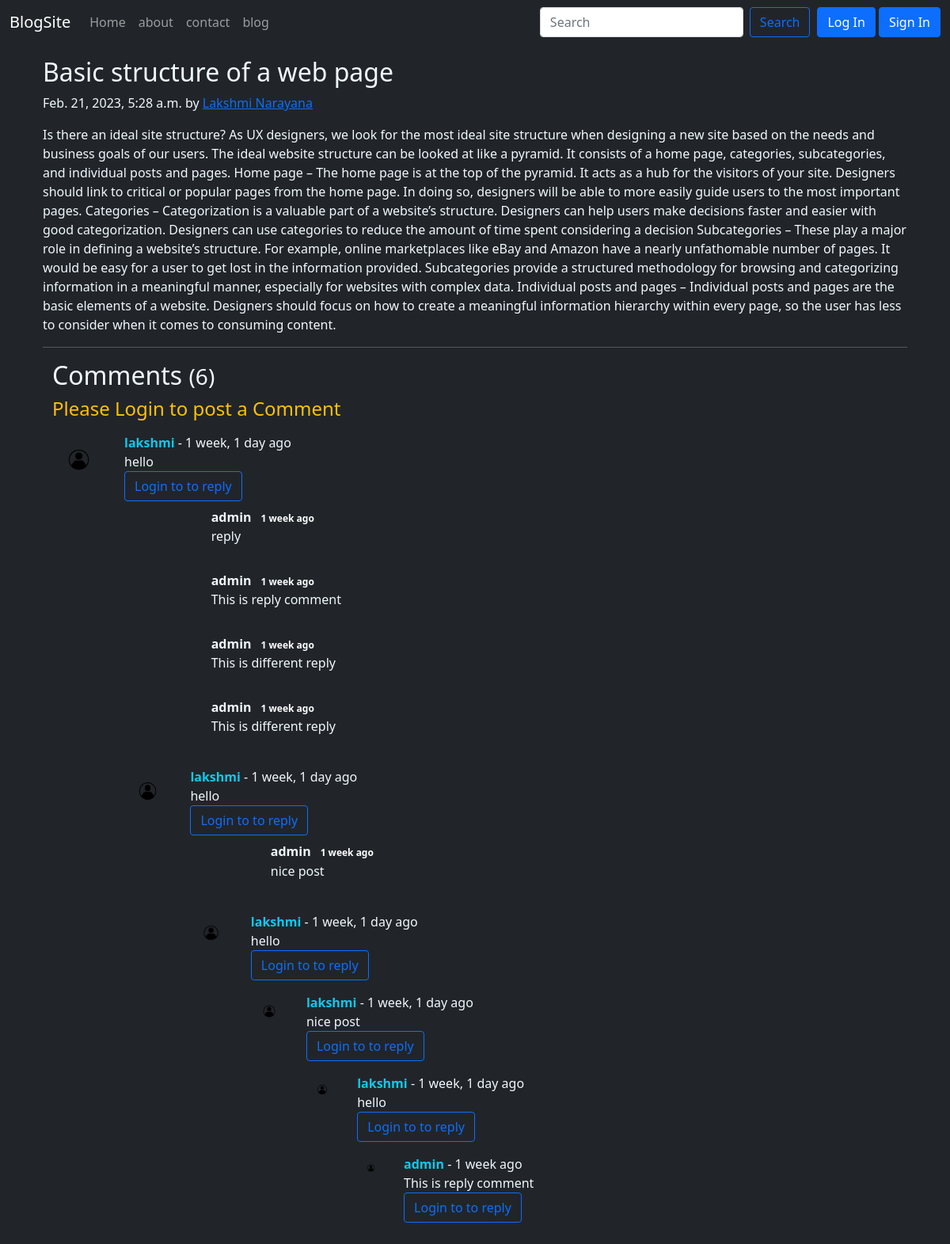
The page /blog/first-blog on the database its author committed.
### blog/models.py (models this page shows, shortened)
class Post(models.Model):
    sno = models.AutoField(primary_key=True)
    author= models.CharField(max_length=100)
    title=models.CharField(max_length=100)
    slug=models.CharField(max_length=140)
    timestamp=models.DateTimeField(blank=True)
    content=models.TextField()

class BlogComment(models.Model):
    sno=models.AutoField(primary_key=True)
    comment=models.TextField()
    user=models.ForeignKey(User,on_delete=models.CASCADE)
    post=models.ForeignKey(Post,on_delete=models.CASCADE)
    parent=models.ForeignKey('self', on_delete=models.CASCADE,null=True)
    timestamp=models.DateTimeField(auto_now=True)
    def __str__(self):
        return self.comment[:13]+" by"+" "+ self.user.username

### blog/views.py (the view)
# urls.py: path('<str:slug>',views.blogpost,name='blogpost'),
def blogpost(request,slug):
      post=Post.objects.filter(slug=slug).first()
      comments=BlogComment.objects.filter(post=post,parent=None)
      replies=BlogComment.objects.filter(post=post).exclude(parent=None)
      replyDict={}
      for reply in replies:
            if reply.parent.sno not in replyDict:
                  replyDict[reply.parent.sno]=[reply]
            else:
                  replyDict[reply.parent.sno].append(reply)
      print(replyDict)
      context={'post':post,'comments':comments , 'user': request.user, 'replyDict':replyDict}
      return render(request,'blog/blogpost.html',context)

### blog/templatetags/extras.py (called while the page is built)
@register.filter(name='get_reply')
def get_reply(dict,key):
    return dict.get(key)

### templates/blog/blogpost.html (shortened to what this page needs)
{% extends 'basics.html' %}
{% load humanize %}
{% block body %}
{% load extras %}
<div class="container my-3">
    <div class="blog-post">
        <h2 class="blog-post-title">
            {{post.title}}
        </h2>
        <p class="blog-post-meta">
            {{post.timestamp}} by <a href="#">{{post.author}}</a>
        </p>
        <p>{{post.content |safe}}</p>
        <hr>
    </div>
    <div class="container">
        <h2>Comments <small>({{comments.count}})</small></h2>
        {% if user.is_authenticated %}
        <form action="/blog/postComment" method="post">
            {% csrf_token %}
            <div class="form-group">
                <label for="comment">Post Comment</label><br>
                <input type="text" name="comment" class="form-control" placeholder="Enter your comment here">
            </div>
            <input type="hidden" name="postno" value="{{post.sno}}">
            <input type="hidden" name="parentSno" value="">
            <button type="submit" class="btn btn-primary mt-2">Submit</button>
        </form>
        {% else %}
        <h4 class="text-warning">Please Login to post a Comment</h4>
        {% endif %}
        {% for cmt in comments %}
        <div class="row my-3">
            <div class="col-md-1">
                <img src="/static/img/user.png" alt="" class="rounded mx-auto d-block w-100 p-2">
            </div>
            <div class="col-md-11">
                <b class="text-info">{{cmt.user.username}}</b> - {{cmt.timestamp | naturaltime}}
                <div>{{cmt.comment}}</div>
        {% if user.is_authenticated %}
                <button class="btn btn-outline-primary" type="button" data-bs-toggle="collapse"
                    data-bs-target="#reply{{cmt.sno}}" aria-expanded="false" aria-controls="collapseExample">
                    Reply
                </button>
            </div>
            <div class="collapse" id="reply{{cmt.sno}}">
                <div class="card card-body my-2 mx-3 bg-dark">
                    <form action="/blog/postComment" method="post">
                        {% csrf_token %}
                        <div class="form-group" style="margin-left: 8%;">
                            {% comment %} <label for="comment">Reply to comment</label><br> {% endcomment %}
                            <input type="text" name="comment" class="form-control" placeholder="Reply to comment">
                            <input type="hidden" name="parentSno" value="{{cmt.sno}}">
                        </div>
                        <input type="hidden" name="postno" value="{{post.sno}}">
                        <button type="submit" class="btn btn-primary mt-2" style="margin-left: 8%;">Submit</button>
                    </form>
                </div>
            </div>
        {% else %}
                    <button class="btn btn-outline-primary" type="button" data-bs-toggle="collapse"
                        data-bs-target="#reply{{cmt.sno}}" aria-expanded="false" aria-controls="collapseExample"
                        disable>
                        Login to to reply
                    </button>
        {% endif %}
                    <div class="replies">
                        {% for reply in replyDict|get_reply:cmt.sno %}
                        <div class="row my-10" style="margin-left: 10%;">
                        <div class="col-md-11 mt-2">
                            <div class="col-md-11">
                                <b>{{reply.user.username}}</b> <span class="badge badge-secondary">{{reply.timestamp|naturaltime}}</span>
                                <div>{{reply.comment}}</div>
                            </div>
                            <br>
                        </div>
                    </div>
                    {% endfor %}
            </div>
        {% endfor %}
        </div>
    </div>
    {% endblock body %}

### templates/basics.html (shortened to what this page needs)
<!doctype html>
<html lang="en">
<head>
  <link href="https://cdn.jsdelivr.net/npm/bootstrap@5.0.2/dist/css/bootstrap.min.css" rel="stylesheet"
>
</head>
<body style="background-color: #212529; color: aliceblue;">
  <nav class="navbar navbar-expand-lg navbar-dark bg-dark">
    <div class="container-fluid">
      <a class="navbar-brand" href="/">BlogSite</a>
      <div class="collapse navbar-collapse" id="navbarSupportedContent">
        <ul class="navbar-nav me-auto mb-2 mb-lg-0">
          <li class="nav-item">
            <a class="nav-link {% block homeactive %}{% endblock homeactive %} " aria-current="page" href="/">Home</a>
          </li>
          <li class="nav-item">
            <a class="nav-link {% block aboutactive %}{% endblock aboutactive %}" href="/about">about</a>
          </li>
          <li class="nav-item">
            <a class="nav-link {% block contactactive %}{% endblock contactactive %}" href="/contact">contact</a>
          </li>
          <li class="nav-item">
            <a class="nav-link {% block blogactive %}{% endblock blogactive %}" href="/blog">blog</a>
          </li>
        </ul>
        <form method='get' action="/search" class="d-flex" role="search">
          <input class="form-control me-2" type="search" placeholder="Search" aria-label="Search" name="query"
            id="query">
          <button class="btn btn-outline-primary" type="submit" style="margin-right:5px">Search</button>
        </form>
        {% if user.is_authenticated %}
        <div class="nav-item dropdown">
          <a class="nav-link dropdown-toggle text-success" href="#" id="navbarDropdown" role="button" data-bs-toggle="dropdown" aria-expanded="false">
            Welcome, {{request.user}}
          </a>
          <ul class="dropdown-menu" aria-labelledby="navbarDropdown">
            <li><a class="dropdown-item" href="/logout">Logout</a></li>
          </ul>
        </div>
        {% else %}
        <button type="button" class="btn btn-primary mx-1" data-bs-toggle="modal" data-bs-target="#loginModal">
          Log In
        </button>
        <button type="button" class="btn btn-primary" data-bs-toggle="modal" data-bs-target="#signinModal">
          Sign In
        </button>
        {% endif %}
      </div>
    </div>
  </nav>
  <div class='container'>
    {% block body %}{% endblock body %}
  </div>
</body>
</html>

### rows shown on the page
Post: title "Basic structure of a web page", timestamp "Feb. 21, 2023, 5:28 a.m.", author "Lakshmi Narayana", content "Is there an ideal site structure? As UX designers, we look for the most ideal site structure when designing a new site based on the needs and business goals of our users. The ideal website structure can be looked at like a pyramid. It consists of a home page, categories, subcategories, and individual posts and pages. Home page – The home page is at the top of the pyramid. It acts as a hub for the visitors of your site. Designers should link to critical or popular pages from the home page. In doing so, designers will be able to more easily guide users to the most important pages. Categories – Categorization is a valuable part of a website’s structure. Designers can help users make decisions…"
BlogComment: user.username "lakshmi", timestamp "1 week, 1 day ago", comment "hello"
BlogComment: user.username "admin", timestamp "1 week ago", comment "reply"
BlogComment: user.username "admin", timestamp "1 week ago", comment "This is reply comment"
BlogComment: user.username "admin", timestamp "1 week ago", comment "This is different reply"
BlogComment: user.username "admin", timestamp "1 week ago", comment "This is different reply"
BlogComment: user.username "lakshmi", timestamp "1 week, 1 day ago", comment "hello"
BlogComment: user.username "admin", timestamp "1 week ago", comment "nice post"
BlogComment: user.username "lakshmi", timestamp "1 week, 1 day ago", comment "hello"
BlogComment: user.username "lakshmi", timestamp "1 week, 1 day ago", comment "nice post"
BlogComment: user.username "lakshmi", timestamp "1 week, 1 day ago", comment "hello"
BlogComment: user.username "admin", timestamp "1 week ago", comment "This is reply comment"

### other values the page prints
{{ comments.count }} "6"
